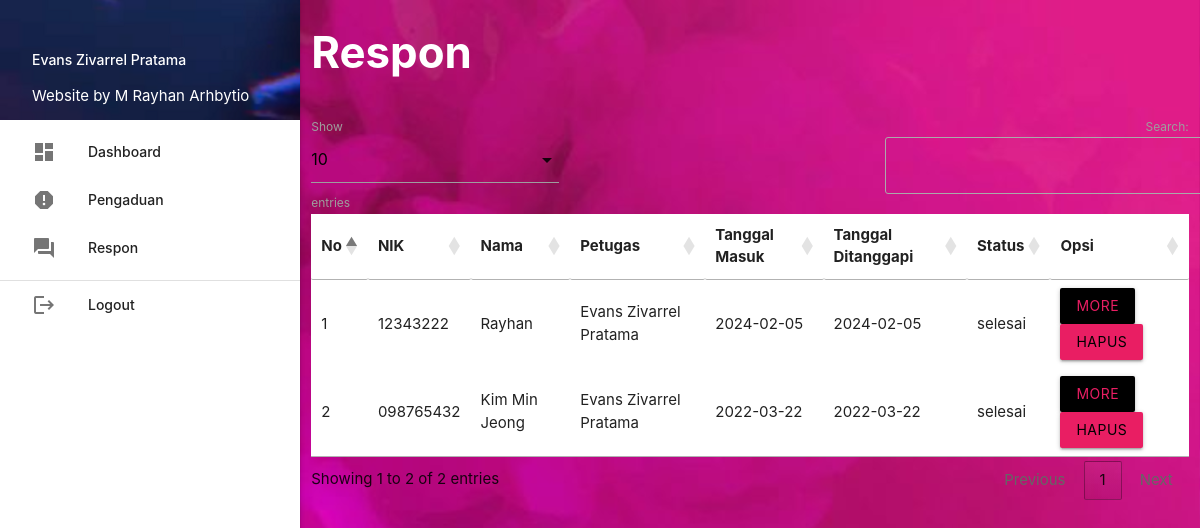
The page /petugas/index.php?p=respon (signed in) on the database its author committed.
### tables this page shows
CREATE TABLE `pengaduan` (
  `id_pengaduan` int(11) NOT NULL,
  `tgl_pengaduan` date NOT NULL,
  `nik` char(16) NOT NULL,
  `isi_laporan` text NOT NULL,
  `foto` varchar(255) NOT NULL,
  `status` enum('0','proses','selesai') NOT NULL
);

CREATE TABLE `masyarakat` (
  `nik` char(16) NOT NULL,
  `nama` varchar(25) NOT NULL,
  `username` varchar(25) NOT NULL,
  `password` varchar(32) NOT NULL,
  `telp` varchar(13) NOT NULL
);

CREATE TABLE `petugas` (
  `id_petugas` int(11) NOT NULL,
  `nama_petugas` varchar(35) NOT NULL,
  `username` varchar(25) NOT NULL,
  `password` varchar(32) NOT NULL,
  `telp` varchar(13) NOT NULL,
  `level` enum('petugas','admin') NOT NULL
);

CREATE TABLE `tanggapan` (
  `id_tanggapan` int(11) NOT NULL,
  `id_pengaduan` int(11) NOT NULL,
  `tgl_tanggapan` date NOT NULL,
  `tanggapan` text NOT NULL,
  `id_petugas` int(11) NOT NULL
);

### petugas/respon.php (the view, shortened to what this page needs)
       <div class="row">
         <div class="col s12 m9">
           <h3 class="white-text"><b>Respon</b></h3>
         </div>
       </div>
       <table id="example" class="responsive-table white" style="width:100%">
         <thead>
             <tr>
			<th>No</th>
			<th>NIK</th>
			<th>Nama</th>
			<th>Petugas</th>
			<th>Tanggal Masuk</th>
			<th>Tanggal Ditanggapi</th>
			<th>Status</th>
			<th>Opsi</th>
             </tr>
         </thead>
         <tbody>
<?php
	$no=1;
	$query = mysqli_query($koneksi,"SELECT * FROM pengaduan INNER JOIN masyarakat ON pengaduan.nik=masyarakat.nik INNER JOIN tanggapan ON pengaduan.id_pengaduan=tanggapan.id_pengaduan INNER JOIN petugas ON tanggapan.id_petugas=petugas.id_petugas WHERE tanggapan.id_petugas='".$_SESSION['data']['id_petugas']."' ORDER BY tanggapan.id_pengaduan DESC");
	while ($r=mysqli_fetch_assoc($query)) { ?>
	<tr>
		<td><?php echo $no++; ?></td>
		<td><?php echo $r['nik']; ?></td>
		<td><?php echo $r['nama']; ?></td>
		<td><?php echo $r['nama_petugas']; ?></td>
		<td><?php echo $r['tgl_pengaduan']; ?></td>
		<td><?php echo $r['tgl_tanggapan']; ?></td>
		<td><?php echo $r['status']; ?></td>
		<td><a class="btn black pink-text modal-trigger" href="#more?id_tanggapan=<?php echo $r['id_tanggapan'] ?>">More</a>
			 	<a class="btn pink black-text" onclick="return confirm('Anda Yakin Ingin Menghapus Y/N')" href="index.php?p=tanggapan_hapus&id_tanggapan=<?php echo $r['id_tanggapan'] ?>">Hapus</a>
		</td>
	</tr>
           <?php  }
            ?>
         </tbody>
       </table>

### rows shown on the page
pengaduan: nik.nik "12343222", nik.nama "Rayhan", petugas.nama_petugas "Evans Zivarrel Pratama", tgl_pengaduan "2024-02-05", tanggapan.tgl_tanggapan "2024-02-05", status "selesai"
pengaduan: nik.nik "098765432", nik.nama "Kim Min Jeong", petugas.nama_petugas "Evans Zivarrel Pratama", tgl_pengaduan "2022-03-22", tanggapan.tgl_tanggapan "2022-03-22", status "selesai"

### other values the page prints
$_SESSION['data']['nama_petugas'] "Evans Zivarrel Pratama"
